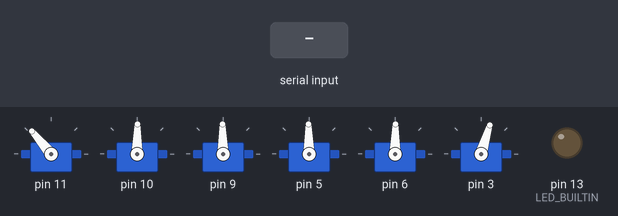
Recording of a sketch running on a simulated Arduino Uno, built with avr-gcc and run on an emulated ATmega328P. On the bench: 6 × servo, output pins drawn as LEDs (lit = HIGH). The test bench sets the inputs (shaded band). Random numbers use the default seed unless the sketch sets one; what the sketch prints to the serial monitor is not drawn.

Above: at 9.8 s.
9.9 s: "F" received over Serial
At 12.1 s:
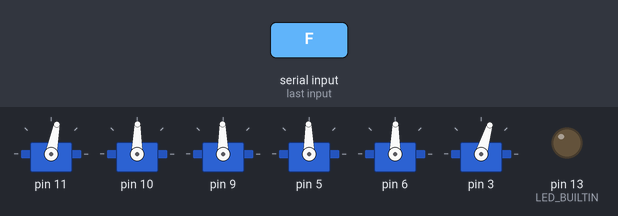
12.4 s: "M" received over Serial
At 15.8 s:
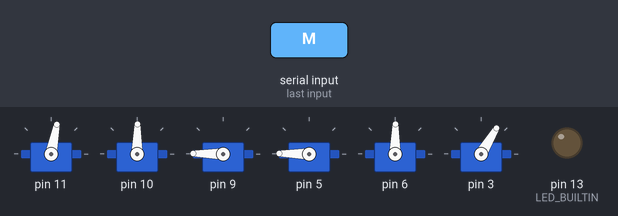
18.4 s: "X" received over Serial
At 21.8 s:
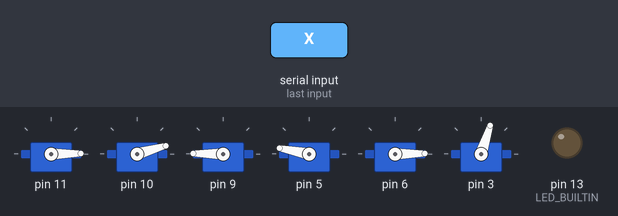
Timing chart, 0 to 33.4 s (numbered marks = the images above; inputs shaded):
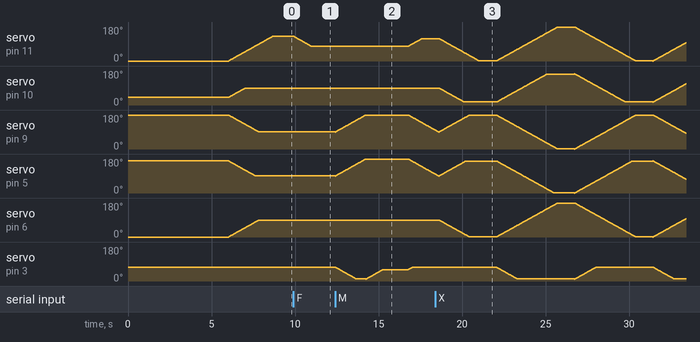

The sketch:

braccio_arm_game_arduino.ino
```cpp
#include <Wire.h>
#include <Stepper.h>

#include <Braccio.h>
#include <Servo.h>

#define STEPS 64
#define REVOLUTION 2048
#define SLAVE_ADDRESS 0x04

Servo base;
Servo shoulder;
Servo elbow;
Servo wrist_rot;
Servo wrist_ver;
Servo gripper;

//naming Arduino pin

int count = 0;
int number = 0;

int M1 = 90;
int M2 = 90;
int M3 = 90;
int M4 = 90;
int M5 = 90;
int M6 = 73;

void move_to() {
  Braccio.ServoMovement(20, M1, M2, M3, M4, M5, M6);
}

void setup() {
  // start serial for output
  Serial.begin(9600);
  Serial.println("Ready!");
  pinMode(LED_BUILTIN, OUTPUT);

  //Initialization functions and set up the initial position for Braccio
  //All the servo motors will be positioned in the "safety" position:
  //Base (M1):90 degrees
  //Shoulder (M2): 45 degrees
  //Elbow (M3): 180 degrees
  //Wrist vertical (M4): 180 degrees
  //Wrist rotation (M5): 90 degrees
  //gripper (M6): 10 degrees
  Braccio.begin();
  pinMode(LED_BUILTIN, OUTPUT);
  randomSeed(analogRead(0));
  M1 = random(1, 179);

  // the arm is aligned upwards  and the gripper is closed
  //(step delay, M1, M2, M3, M4, M5, M6);
  move_to();
}

void move_base_right(int number) {
  M1 += number;
  move_to();
}

void move_base_left(int number) {
  M1 -= number;
  move_to();
}

void move_shoulder_up(int number) {
  M2 += number;
  move_to();
}

void move_shoulder_down(int number) {
  M2 -= number;
  move_to();
}

void move_elbow_up(int number) {
  M3 += number;
  move_to();
}

void move_elbow_down(int number) {
  M3 -= number;
  move_to();
}

void move_wrist_up(int number) {
  M4 += number;
  move_to();
}

void move_wrist_down(int number) {
  M4 -= number;
  move_to();
}

void rotation_wrist_right(int number) {
  M5 += number;
  move_to();
}

void rotation_wrist_left(int number) {
  M5 -= number;
  move_to();
}

void open_gripper() {
  M6 = 10;
  move_to();
}

void close_gripper() {
  M6 = 50;
  move_to();
}

void return_position() {
  M1 = random(1, 179), M2 = 90, M3 = 90, M4 = 90, M5 = 90, M6 = 73;
  move_to();
}

void taking_ball() {
  //The braccio moves to the ball. Only the M2 servo will moves
  //  M1 = 0,
  M2 = 90,
  M3 = 180,
  M4 = 180,
  M5 = 90,
  M6 = 10;
  //Braccio.ServoMovement(20,           0,  90, 180, 180,  90,   10);
  move_to();
  //Close the gripper to take the ball. Only the M6 servo will moves
  //Braccio.ServoMovement(10,           0,  90, 180, 180,  90,  60 );
//  M1 = 0,
  M2 = 90, M3 = 180, M4 = 180, M5 = 90, M6 = 60;
  move_to();
  delay(1500);
  return_position();
}

void dance() {

  for (int i = 0; i < 3; i++) {
    //                          //(step delay, M1, M2, M3, M4, M5, M6);
    //  Braccio.ServoMovement(15,           0,  15, 180, 170, 0,  73);
    M1 = 0, M2 = 15, M3 = 180, M4 = 170, M5 = 0, M6 = 73;
    move_to();
    //Wait 1 second
    delay(1000);

    //  Braccio.ServoMovement(15,           180,  165, 0, 0, 180,  10);
    M1 = 180, M2 = 165, M3 = 0, M4 = 0, M5 = 180, M6 = 10;
    move_to();
    //Wait 1 second
    delay(1000);
  }
}

void release_ball() {
  //Return to the start position.
  //Braccio.ServoMovement(20,         0,   90, 180,  180,  90, 60);
//  M1 = 0,
  M2 = 90, M3 = 180, M4 = 180, M5 = 90, M6 = 60;
  move_to();
  //Open the gripper
  //Braccio.ServoMovement(20,         0,   90, 180,  180,  90, 10 );
//  M1 = 0,
  M2 = 90, M3 = 180, M4 = 180, M5 = 90, M6 = 10;
  move_to();
  delay(1500);
  return_position();
}


/*
   Run undefinitly
*/
void loop() {
  //   si je reçois un truc du serial alors je lis ce qui se passe
  if (Serial.available() > 0) {
    // read the incoming byte:
    int incomingByte = Serial.read();
    //    B reset le buffer
    if (incomingByte == 'B') {
      // command have to start with 'B'
      number = 0;
      count = 0;
    } else if (incomingByte == 'L') {
      // command have to end with 'L'
      move_base_left(number);
      number = 0;
      count = 0;
    } else if (incomingByte == 'R') {
      // command have to end with 'R'
      move_base_right(number);
      number = 0;
      count = 0;
      //    } else if (incomingByte == 'U') {
      //      // command have to end with 'U'
      //      move_shoulder_up(number);
      //      number = 0;
      //      count = 0;
      //    } else if (incomingByte == 'D') {
      //      // command have to end with 'D'
      //      move_shoulder_down(number);
      //      number = 0;
      //      count = 0;
      //    } else if (incomingByte == 'T') {
      //      // "T" refer to elbow_up
      //      move_elbow_up(number);
      //      number = 0;
      //      count = 0;
      //    } else if (incomingByte == 'Y') {
      //      // "Y" refer to elbow_down
      //      move_elbow_down(number);
      //      number = 0;
      //      count = 0;
      //    } else if (incomingByte == 'I') {
      //      // "I" refer to wrist_up
      //      move_wrist_up(number);
      //      number = 0;
      //      count = 0;
      //    } else if (incomingByte == 'P') {
      //      // "P" refer to wrist_down
      //      move_wrist_down(number);
      //      number = 0;
      //      count = 0;
      //    } else if (incomingByte == 'Q') {
      //      // "Q" refer to wrist_right
      //      rotation_wrist_right(number);
      //      number = 0;
      //      count = 0;
      //    } else if (incomingByte == 'S') {
      //      // "S" refer to wrist_left
      //      rotation_wrist_left(number);
      //      number = 0;
      //      count = 0;
    } else if (incomingByte == 'O') {
      // "O" refer to open_gripper
      open_gripper();
      count = 0;
    } else if (incomingByte == 'C') {
      // "C" refer to close_gripper
      close_gripper();
      count = 0;
    }    else if (incomingByte == 'F') {
      // "f" refer to return_position
      number = 0;
      return_position();
      count = 0;
    }    else if (incomingByte == 'M') {
      // "M" refer to taking_ball
      taking_ball();
      count = 0;
    }    else if (incomingByte == 'X') {
      // "X" refer to dance
      dance();
      count = 0;
    }    else if (incomingByte == 'W') {
      // "W" refer to release_ball
      release_ball();
      count = 0;
    }


    //    on recoit bien des caracthère, voir coffeehack à la fin
    //
    else if (incomingByte >= '0' && incomingByte <= '9') {
      // save as an int all the character coming from Serial
      int tmp = incomingByte - '0';
      number *= 10;
      number += tmp;
      count++;
    }
  }
}

/*
   Utils
*/

/*
   turn the stepper motor to the left
*/


/*
   compute int into order
*/

////chiffre qui ne peut être quer positif
//void start_coffee(unsigned int type) {
////  int number = type % 10;
////  int coffee_type = type / 10 % 10;
////  int coffee_size = type / 100 % 10;
////  int intensity = type / 1000 % 10;
////  int special = type / 10000 % 10;
//  int special = type
//  int number = type
//  Serial.print(type);
//  if (special != 0) {
//    switch (special) {
//      case 1:
//        onoff();
//        return;
//      case 2:
//        touch_clean();
//        return;
//      case 3:
//        touch_vape();
//        return;
//    }
//  } else if (coffee_type == 9) {
//    select_intensity(intensity);
//    if (number == 1)
//      if (coffee_size == 1)
//        touch_x1();
//      else
//        touch_x1_long();
//    else if (coffee_size == 1)
//      touch_x2();
//    else
//      touch_x2_long();
//    delay(20000);
//    default_intensity(intensity);
//  }
//}
```
